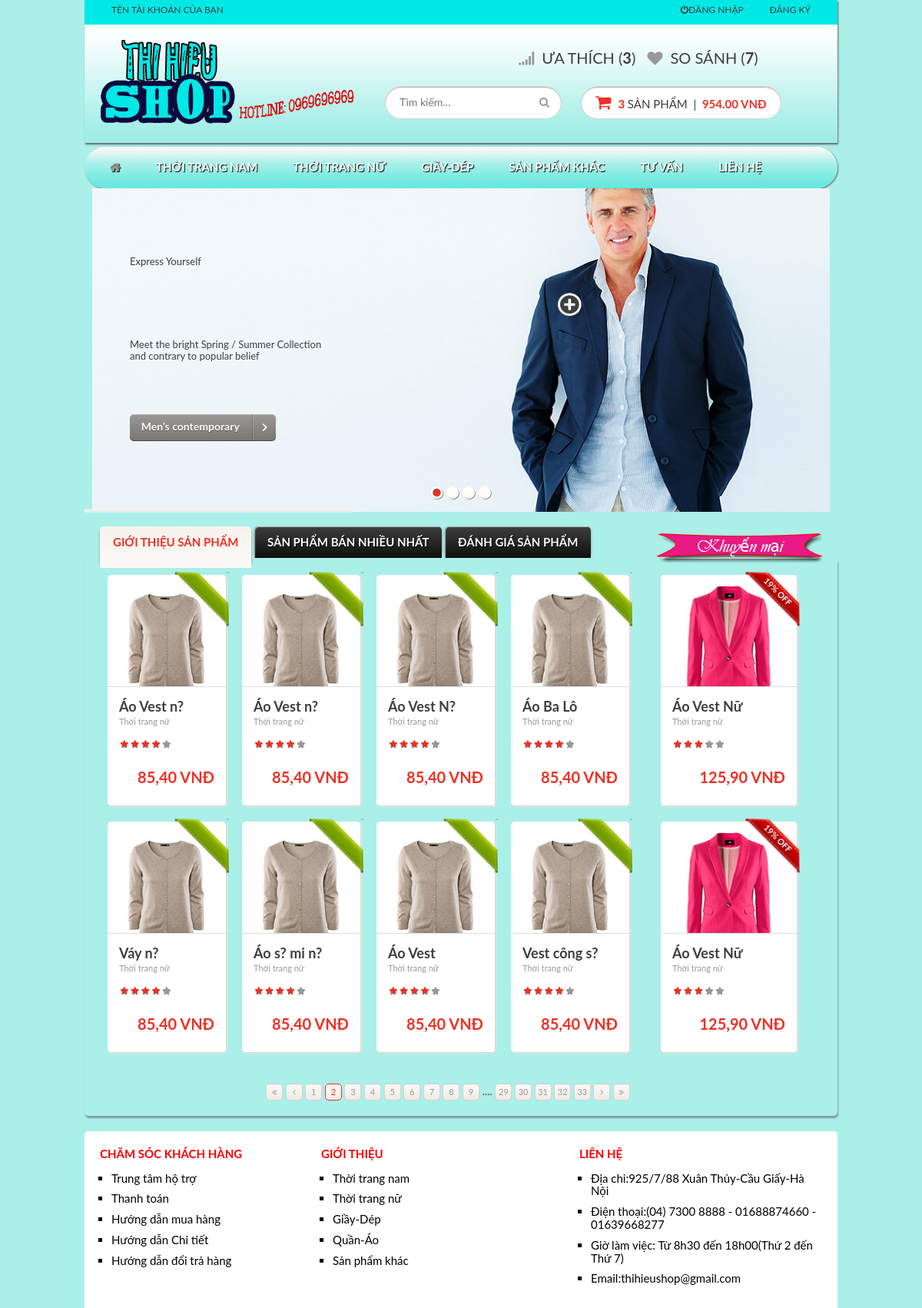
/index.php/home/layouts, run on the app's committed database.
### tables this page shows
CREATE TABLE `tbl_product` (
  `pro_id` int(10) UNSIGNED NOT NULL,
  `id_cat` int(10) UNSIGNED NOT NULL DEFAULT '0',
  `pro_name` varchar(100) NOT NULL DEFAULT '',
  `pro_des` text NOT NULL,
  `pro_price` decimal(9,2) NOT NULL DEFAULT '0.00',
  `pro_qty` smallint(5) UNSIGNED NOT NULL DEFAULT '0',
  `pro_image` varchar(200) DEFAULT NULL,
  `sale` int(11) NOT NULL
);

### application/controllers/Home.php (called while the page is built, shortened)
<?php
class Home extends CI_Controller {
	public function layouts()
	{
		$this->load->helper('url');
        $data['baseURL'] = base_url();
		$data['tbl_product'] = $this->db->select('*')->from('tbl_product')->limit(8,0)->get()->result_array();
		$this->load->view('fontend/home/view',$data);
	}
}

### index.php (called while the page is built, shortened)
<?php
require_once BASEPATH.'core/CodeIgniter.php';

### application/views/fontend/home/view.php (the view, shortened to what this page needs)
<!DOCTYPE html>
 <html lang="en">
<head>
	<link rel="stylesheet" href="<?php echo  base_url()."css/unsemantic.css"; ?>" type="text/css" />
	<link rel="stylesheet" href="<?php echo base_url()."css/responsive.css" ?>"type="text/css" />
	<link rel="stylesheet" href="<?php echo base_url()."css/font-awesome/css/font-awesome.min.css"?>" type="text/css" />
	<link rel="stylesheet" href="<?php echo base_url()."js/juicy/css/juicy.css" ?>" type="text/css" />
	<link rel="stylesheet" href="<?php echo base_url()."js/juicy/css/themes/shoppie/style.css" ?>" type="text/css" />
	<link rel="stylesheet" href="<?php echo base_url()."css/colors.css" ?>" type="text/css" />
	<link rel="stylesheet" href="<?php echo base_url()."css/base.css" ?>" type="text/css" />
	<link rel="stylesheet" href="<?php echo base_url()."css/layout.css" ?>" type="text/css" />
	<link rel="stylesheet" href="<?php echo base_url()."css/pages/cart.css" ?>" type="text/css" />
</head>
	<body class=" content-font dark-color" style="background-color:#aaefe8">
	<header>
		<nav class="top-menu grid-container hide-on-tablet hide-on-mobile shadow" style="background:url('./images/bg-top.jpg')" >
		<div class="grid-100">
			<div class="top-menu-left">
				<ul>
					<li>
						<a href="my-account.html"  class="dark-color">Tên tài khoản của bạn</a>
					</li>
				</ul>
			</div>
			<div class="top-menu-right">
				<ul>
					<li>
						<a href="log-in.html" class="dark-color" onclick="Global.clickShowToggle('#quick-login'); return false;">
						<i class="icon-off"></i>Đăng nhập</a>
					</li>
					<li>
						<a href="./register.html" class="dark-color">Đăng ký</a>
					</li>
				</ul>
			</div>
		</div>
		</nav>
		<div class="header-middle grid-container light-gradient" style="background:url('./images/back-ground.jpg')">
			<div class="grid-100">
				<div class="header-logo grid-15">
					<a href="./homepage.html"  title="Shoppie">
					<img height="110px"src="<?php echo base_url()."/images/logo.png" ?>" alt="Shoppie" />
					</a>
				</div>
				<div class="grid-80 remove-whitespaces" >
					<div class="row">
						<div class="header-middle-box header-compare remove-whitespaces hide-on-mobile">
							<a href="./compare.html" class="dark-color" style="font-size:20px">
							<i class="icon-signal middle-color" >&nbsp;</i>
								Ưa thích (<strong>3</strong>)
							</a>
							<a href="./wishlist.html" style="font-size:20px" class="dark-color">
							<i class="icon-heart middle-color">&nbsp;</i>
							So Sánh (<strong>7</strong>)
							</a>
						</div>
					</div>
					<div class="row" style="margin-top:25px">
						<div class="header-middle-box">
							<form class="input-with-submit header-search" action="homepage.html" method="POST" />
								<input type="text" class="text-input input-round dark-color light-bg" value="" placeholder="Tìm kiếm..." />
								<button type="submit" class="input-round-submit middle-color dark-hover"><i class="icon-search"></i></button>
						</div>
						<div class="header-middle-box last-box hide-on-mobile hide-on-tablet">
							<div class="header-cart" id="header-cart">
								<a href="./cart.html" class="text-input input-round dark-color light-bg">
								<strong class="active-color">
								<i class="icon-shopping-cart">&nbsp;</i>
								3
								</strong>
								Sản phẩm
								&nbsp;|&nbsp;
								<strong class="active-color">
								954.00 VNĐ
								</strong>
								</a>
							</div>
						</div>
					</div>
				</div>
			</div>
		</div>
		<nav style="background:url('<?php echo base_url()."/images/bgtop-menu.png"?>') repeat-x;border-radius:30px;margin-top:5px;" class="main-menu grid-container" id="main-menu">
			<ul class="main-menu-desktop dark-gradient transition-all" id="menu-mobile">
				<li class="middle-color light-hover home">
					<a href="./homepage.html" class="main-menu-item transition-all"><i class="icon-home"></i></a>
				</li>
				<li class="light-color active-hover">
					<a href="products-grid.php" class="main-menu-item transition-all">Thời trang nam</a>
				</li>
				<li class="light-color active-hover">
					<a href="products-grid.php" class="main-menu-item transition-all">Thời trang nữ</a>
				</li>
				<li class="light-color active-hover">
					<a href="products-grid.php" class="main-menu-item transition-all">Giầy-Dép</a>
				</li>
				<li class="light-color active-hover">
					<a href="products-grid.php" class="main-menu-item transition-all">Sản phẩm khác</a>
				</li>
				<li class="light-color active-hover">
					<a href="products-grid.php" class="main-menu-item transition-all">Tư vấn</a>
				</li>
				<li class="light-color active-hover">
					<a href="products-grid.php" class="main-menu-item transition-all">Liên hệ</a>
				</li>
			</ul>
		</nav>
	</header>
	<div class="homepage-slider grid-container juicy-wrapper hide-on-mobile">
		<ul id="juicy-slider" class="juicy-slider">
			<li data-change="slices:8 speed:1700">
				<img class="juicy-bg" src="<?php echo base_url()."/images/photos/img-slider1.jpg" ?>"data-thumb="<?php echo base_url()."/images/photos/img-slider1-thumb.jpg" ?>" alt="Express Yourself" />
				<div style="top: 90px; left: 50px" data-show="at:700 effect:slide-fade direction:top speed:2000 easing:easeOutQuint" data-hide="effect:slide-fade direction:top speed:800" class="juicy-layer header-font dark-color slider-header dark-border">
				Express Yourself
				</div>
				<div style="top: 200px; left: 50px" data-show="at:1000 effect:shift-fade direction:left speed:2000 easing:easeOutQuint" data-hide="effect:slide-fade direction:left speed:800" class="juicy-layer subheader-font dark-color slider-subheader">
				Meet the bright Spring / Summer Collection<br />
				and contrary to popular belief
				</div>
				<a style="top: 300px; left: 50px" data-show="at:1300 effect:slide-fade direction:bottom speed:2000 easing:easeOutQuint" data-hide="effect:slide-fade direction:bottom speed:800" href="products-grid.php" class="juicy-layer button-normal button-with-icon light-color middle-gradient dark-gradient-hover">
				Men’s contemporary
				<span><i class="icon-angle-right"></i></span>
				</a>
				<div style="top: 140px; left: 620px;" data-show="at:2500 effect:scale-fade direction:left speed:800 easing:easeInOutBack" data-hide="effect:scale-fade direction:left speed:500" class="juicy-layer popup-outside-trigger popup-circle dark-bg active-bg-hover transition-color">
					<img class="popup-circle-icon" src="<?php echo base_url()."/images/icons/img-slider-plus.png"?>" alt="" />
				</div>
			</li>
		</ul>
		<div class="juicy-slider-nav juicy-bullets cream-border active-bg hide-on-tablet" data-type="bullets-thumbs"></div>
	</div>
	<section class="page-content" style="background-color:#aaefe8">
	<div class="page-block page-tabs-block cream-bg grid-container" style="background-color:#aaefe8">
		<div class="page-tabs grid-100 shoppie-tabs">
			<h2 class="header-font">
				<a class="light-color active-hover dark-gradient cream-gradient-hover transition-color" style="background-color:#aaefe8" href="#tab-recomend">
				<span class="hide-on-mobile">Giới thiệu sản phẩm</span>
				</a>
			</h2>
			<h2 class="header-font">
				<a class="light-color active-hover dark-gradient cream-gradient-hover transition-color" style="background-color:#aaefe8" href="#tab-top-seller">
				<span class="hide-on-mobile">Sản phẩm bán nhiều nhất</span>
				</a>
			</h2>
			<h2 class="header-font">
				<a class="light-color active-hover dark-gradient cream-gradient-hover transition-color" style="background-color:#aaefe8" href="#tab-top-rated">
				<span class="hide-on-mobile">Đánh giá sản phẩm</span>
				</a>
			</h2>
			<img style="float:right; right:900px" src="./images/khuyenmai.png" alt="Áo Vest Nữ" />
		</div>
		<div class="page-tabs-holder grid-75">
			<div class="page-tab" id="tab-recomend">
			<?php
					if(isset($tbl_product) && count($tbl_product))
					{
						foreach ($tbl_product as $key => $val){
							?>
			<div class="grid-25 tablet-grid-50">
				<div class="product-box light-bg">
					<div class="ribbon-small ribbon-green">
						<div class="ribbon-inner">
							<span class="ribbon-text">Sản phẩm bán chạy</span>
							<span class="ribbon-aligner"></span>
						</div>
					</div>
						<a class="product-img" href="products-detail.php">
						<span><img src="<?php echo base_url().$val['pro_image']?>" alt="Áo thun" /></span>
						</a>
					<div class="product-info light-bg middle-border">
						<h3 class="product-title subheader-font">
						<a href="products-detail.php" class="dark-color active-hover">
						<strong><?php echo $val['pro_name']?></strong>
						</a>
						</h3>
						<a href="products-grid.php" class="product-category middle-color dark-hover">Thời trang nữ</a>
						<div class="product-bottom">
							<div class="product-stars voting-stars stars-small">
								<i class="icon-star active-color"></i><i class="icon-star active-color"></i><i class="icon-star active-color"></i><i class="icon-star active-color"></i><i class="icon-star middle-color"></i>
							</div>
							<div class="product-price active-color">
								<del class="light-gradient middle-border dark-color">98,50 VNĐ</del>
								<strong>85,40 VNĐ</strong>
							</div>
						</div>
					</div>
				</div>
			</div>
					<?php }
					}
					?>
			<div class="grid-100 clear-before">
				<div class="button-block middle-color dark-hover light-bg middle-border pager align-right light-gradient middle-color middle-border active-hover active-border-hover">
					<a class="pager-page" href="#"><i class="icon-double-angle-left"></i></a>
					<a class="pager-page" href="#"><i class="icon-angle-left"></i></a>
					<a class="pager-page" href="#">1</a>
					<a class="pager-page selected" href="#">2</a>
					<a class="pager-page" href="#">3</a>
					<a class="pager-page hide-on-mobile" href="#">4</a>
					<a class="pager-page" href="#">5</a>
					<a class="pager-page" href="#">6</a>
					<a class="pager-page" href="#">7</a>
					<a class="pager-page" href="#">8</a>
					<a class="pager-page" href="#">9</a>
					....
					<a class="pager-page" href="#">29</a>
					<a class="pager-page" href="#">30</a>
					<a class="pager-page" href="#">31</a>
					<a class="pager-page" href="#">32</a>
					<a class="pager-page" href="#">33</a>
					<a class="pager-page" href="#"><i class="icon-angle-right"></i></a>
					<a class="pager-page" href="#"><i class="icon-double-angle-right"></i></a>
				</div>
			</div>
		</div>
			</div>
			<div class="page-tabs-holder grid-25">
				<div class="page-tab" id="tab-recomend2">
					<div class="grid-90 tablet-grid-50">
						<div class="product-box light-bg">
							<div class="ribbon-small ribbon-red">
								<div class="ribbon-inner">
									<span class="ribbon-text">19% Off</span>
									<span class="ribbon-aligner"></span>
								</div>
							</div>
								<a class="product-img" href="products-detail.php">
								<span><img src="./images/photos/img-product1.jpg" alt="Áo Vest Nữ" /></span>
								</a>
							<div class="product-info light-bg middle-border">
								<h3 class="product-title subheader-font">
								<a href="products-detail.php" class="dark-color active-hover">
								<strong>Áo Vest Nữ</strong>
								</a>
								</h3>
								<a href="products-grid.php" class="product-category middle-color dark-hover">Thời trang nữ</a>
								<div class="product-bottom">
									<div class="product-stars voting-stars stars-small">
									<i class="icon-star active-color"></i><i class="icon-star active-color"></i><i class="icon-star active-color"></i><i class="icon-star middle-color"></i><i class="icon-star middle-color"></i>
									</div>
									<div class="product-price active-color">
										<del class="light-gradient middle-border dark-color">186,90 VNĐ</del>
										<strong>125,90 VNĐ</strong>
									</div>
								</div>
							</div>
						</div>
					</div>
				</div>
				<div class="page-tab" id="tab-recomend2">
					<div class="grid-90 tablet-grid-50">
						<div class="product-box light-bg">
							<div class="ribbon-small ribbon-red">
								<div class="ribbon-inner">
								<span class="ribbon-text">19% Off</span>
								<span class="ribbon-aligner"></span>
								</div>
							</div>
							<a class="product-img" href="products-detail.php">
							<span><img src="./images/photos/img-product1.jpg" alt="Áo Vest Nữ" /></span>
							</a>
							<div class="product-info light-bg middle-border">
								<h3 class="product-title subheader-font">
								<a href="products-detail.php" class="dark-color active-hover">
								<strong>Áo Vest Nữ</strong>
								</a>
								</h3>
								<a href="products-grid.php" class="product-category middle-color dark-hover">Thời trang nữ</a>
								<div class="product-bottom">
									<div class="product-stars voting-stars stars-small">
									<i class="icon-star active-color"></i><i class="icon-star active-color"></i><i class="icon-star active-color"></i><i class="icon-star middle-color"></i><i class="icon-star middle-color"></i>
									</div>
									<div class="product-price active-color">
										<del class="light-gradient middle-border dark-color">186,90 VNĐ</del>
										<strong>125,90 VNĐ</strong>
									</div>
								</div>
							</div>
						</div>
					</div>
				</div>
			</div>
		</div>
	</section>
<footer>
		<div class=" footer-top grid-container clearfix" style="background-color:#ffffff">
			<div class="grid-30 grid-parent">
				<div class="grid-100 tablet-grid-33">
					<h3 class="light-color subheader-font">
					<strong style="color:red;text-align:center">Chăm sóc khách hàng</strong>
					</h3>
					<ul class="middle-color" style="color:black;font-size:15px">
						<li class="light-hover2">
						<a href="#">Trung tâm hộ trợ</a>
						</li>
						<li class="light-hover2">
						<a href="#">Thanh toán</a>
						</li>
						<li class="light-hover2">
						<a href="#">Hướng dẫn mua hàng</a>
						</li>
						<li class="light-hover2">
						<a href="#">Hướng dẫn Chi tiết</a>
						</li>
						<li class="light-hover2">
						<a href="#">Hướng dẫn đổi trả hàng</a>
						</li>
					</ul>
				</div>
			</div>
			<div class="grid-70 grid-parent">
				<div class="grid-50 tablet-grid-50">
					<h3 class="light-color subheader-font">
					<strong style="color:red;text-align:center">Giới thiệu</strong>
					</h3>
					<ul class="middle-color" style="color:black;font-size:15px">
						<li class="light-hover2">
							<a href="#">Thời trang nam</a>
						</li>
						<li class="light-hover2">
							<a href="#">Thời trang nữ</a>
						</li>
						<li class="light-hover2">
							<a href="#">Giầy-Dép</a>
						</li>
						<li class="light-hover2">
							<a href="#">Quần-Áo</a>
						</li>
						<li class="light-hover2">
							<a href="#">Sản phẩm khác</a>
						</li>
					</ul>
				</div>
				<div class="grid-50 tablet-grid-50">
					<h3 class="light-color subheader-font">
					<strong style="color:red;text-align:center">Liên hệ</strong>
					</h3>
					<ul class="middle-color" style="color:black;font-size:15px">
						<li class="light-hover2">
							<a href="#">Địa chỉ:925/7/88 Xuân Thủy-Cầu Giấy-Hà Nội</a>
						</li>
						<li class="light-hover2">
							<a href="#">Điện thoại:(04) 7300 8888 - 01688874660 - 01639668277</a>
						</li>
						<li class="light-hover2">
							<a href="#">Giờ làm việc: Từ 8h30 đến 18h00(Thứ 2 đến Thứ 7)</a>
						</li>
						<li class="light-hover2">
							<a href="#">Email:thihieushop@gmail.com</a>
						</li>
					</ul>
				</div>
			</div>
		</div>
	</footer>
	</body>
</html>

### data on the page
tbl_product: pro_image (picture), pro_name "Áo Vest n?"
tbl_product: pro_image (picture), pro_name "Áo Vest n?"
tbl_product: pro_image (picture), pro_name "Áo Vest N?"
tbl_product: pro_image (picture), pro_name "Áo Ba Lô"
tbl_product: pro_image (picture), pro_name "Váy n?"
tbl_product: pro_image (picture), pro_name "Áo s? mi n?"
tbl_product: pro_image (picture), pro_name "Áo Vest"
tbl_product: pro_image (picture), pro_name "Vest công s?"
